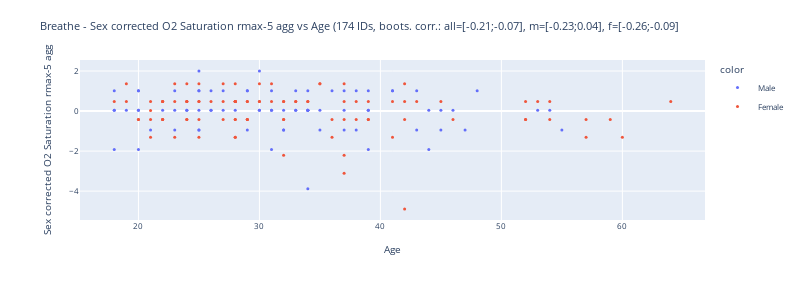

The cell this chart's notebook holds for it:
### Code cell
col = "mean FEV1 % Predicted"
col = "Predicted FEV1"
# col = 'mean FEV1'
col = "Height"
col = "Age"

O2_sat_is_sex_corrected = True
# O2_sat_is_sex_corrected = False

n = 5
O2_type = "mean"
O2_type = f"rmax-{n}"
O2_colname = (
    f"Sex corrected O2 Saturation {O2_type} agg"
    if O2_sat_is_sex_corrected
    else f"O2 Saturation {O2_type} agg"
)

# Get the FEV1 % Predicted for the each patient
sexes = df.groupby("ID")["Sex"].first()
heights = df.groupby("ID")["Height"].first()
ages = df.groupby("ID")["Age"].first()

# Create a df with means and fev1
df_agg = pd.DataFrame({"ID": sexes.index, "Sex": sexes, "Height": heights, "Age": ages})


def get_rmax(s_O2_Saturation_for_ID):
    return s_O2_Saturation_for_ID.nlargest(n).iloc[-1]


def apply_correction(row, mean_m, mean_f, std_m, std_f, O2_colname):
    if row.Sex == "Male":
        return (row[O2_colname] - mean_m) / std_m
    if row.Sex == "Female":
        return (row[O2_colname] - mean_f) / std_f


def correct_O2_Saturation_for_sex(df, O2_colname):
    O2_Saturation_mean_m = df[df.Sex == "Male"][O2_colname].mean()
    O2_Saturation_mean_f = df[df.Sex == "Female"][O2_colname].mean()
    O2_Saturation_std_m = df[df.Sex == "Male"][O2_colname].std()
    O2_Saturation_std_f = df[df.Sex == "Female"][O2_colname].std()

    return df.apply(
        lambda row: apply_correction(
            row,
            O2_Saturation_mean_m,
            O2_Saturation_mean_f,
            O2_Saturation_std_m,
            O2_Saturation_std_f,
            O2_colname,
        ),
        axis=1,
    )


df_agg["Predicted FEV1"] = df.groupby("ID")["Predicted FEV1"].first()
df_agg["mean FEV1 % Predicted"] = df.groupby("ID")["FEV1 % Predicted"].mean()
df_agg[f"O2 Saturation rmax-{n} agg"] = df.groupby("ID")["O2 Saturation"].apply(
    get_rmax
)
df_agg[f"O2 Saturation mean agg"] = df.groupby("ID")["O2 Saturation"].mean()
df_agg[f"Sex corrected O2 Saturation {O2_type} agg"] = correct_O2_Saturation_for_sex(
    df_agg, f"O2 Saturation {O2_type} agg"
)

# Order by lung function variable
df_agg = df_agg.sort_values(by=col)

# Scatter plot of means
fig = px.scatter(x=df_agg[col], y=df_agg[O2_colname], color=df_agg.Sex)
# fig = px.scatter(x=df_agg[col], y=df_agg[f"O2_Saturation {O2_type} agg"], color=df_agg.Sex)
# Update font size
fig.update_layout(
    font=dict(
        size=8,
    ),
)


# Compute Pearson correlation coefficient
def calc_bootstrapped_corr(df, var1, var2, size=0.9, n=2000):
    """
    Calculate Pearson correlation coefficient by bootstrapping n times with 90% of the data
    """
    corr_all = []
    corr_m = []
    corr_f = []
    for i in range(n):
        sample_all = df.sample(frac=size)
        sample_m = sample_all[sample_all.Sex == "Male"]
        sample_f = sample_all[sample_all.Sex == "Female"]
        corr_all.append(sample_all[[var1, var2]].corr().loc[var1, var2])
        corr_m.append(sample_m[[var1, var2]].corr().loc[var1, var2])
        corr_f.append(sample_f[[var1, var2]].corr().loc[var1, var2])
    # Return max min string for corr_all, corr_m, corr_f
    return (
        f"[{round(np.min(corr_all), 2)};{round(np.max(corr_all), 2)}]",
        f"[{round(np.min(corr_m), 2)};{round(np.max(corr_m), 2)}]",
        f"[{round(np.min(corr_f), 2)};{round(np.max(corr_f), 2)}]",
    )


print(
    f"Calculating Bootstrapped Pearson correlation coefficients for {col} and {O2_colname}"
)
corr_all_range, corr_m_range, corr_f_range = calc_bootstrapped_corr(
    df_agg, col, O2_colname
)

# title = f"Breathe - {O2_colname} vs {col} ({len(df_agg)} individuals, Pearson corr: all={round(corr_all, 2)}, males={round(corr_m,2)}, females={round(corr_f,2)}"
title = f"Breathe - {O2_colname} vs {col} ({len(df_agg)} IDs, boots. corr.: all={corr_all_range}, m={corr_m_range}, f={corr_f_range}"

# Add Pearson correlation coefficient to title
fig.update_layout(title=title, width=800, height=300)
# Reduce marker size
fig.update_traces(marker=dict(size=3))
# Set axis labels
fig.update_xaxes(title_text=f"{col}")
# fig.update_xaxes(title_text=f'{len(df_agg)} individuals (ordered by FEV1 % Predicted)', showgrid=False, showticklabels=False)
# Put the x axis title on bottom
if O2_sat_is_sex_corrected:
    fig.update_yaxes(title_text=O2_colname)
if not (O2_sat_is_sex_corrected):
    fig.update_yaxes(
        range=[90, 101], nticks=10, title_text=f"O2_Saturation {O2_type} agg"
    )
fig.show()
# Save fig
# fig.write_image(f"{plotsdir}/Factors - {title}.pdf")

### Figure 1 — Plotly figure (JSON) as saved in the notebook; plotly's stock layout.template omitted (floating-point values rounded to 4 significant figures)
{"data": [{"hovertemplate": "color=Male<br>x=%{x}<br>y=%{y}<extra></extra>", "legendgroup": "Male", "marker": {"color": "#636efa", "size": 3, "symbol": "circle"}, "mode": "markers", "name": "Male", "orientation": "v", "showlegend": true, "type": "scatter", "x": [18, 18, 18, 18, 19, 20, 20, 20, 20, 20, 21, 22, 23, 23, 23, 24, 24, 25, 25, 25, 25, 25, 25, 26, 26, 26, 27, 27, 28, 29, 29, 29, 30, 30, 30, 31, 31, 31, 31, 32, 32, 32, 33, 33, 33, 34, 34, 34, 34, 34, 34, 35, 35, 36, 37, 37, 37, 38, 38, 39, 39, 39, 39, 41, 41, 43, 43, 44, 44, 45, 45, 46, 47, 48, 53, 54, 55], "xaxis": "x", "y": [0.03824, 0.03824, 1.02, -1.925, 0.03824, 0.03824, 0.03824, 1.02, 1.02, -1.925, -0.9433, 0.03824, 1.02, 0.03824, -0.9433, 0.03824, 0.03824, -0.9433, 2.001, -0.9433, 0.03824, 1.02, 1.02, 0.03824, 1.02, 0.03824, 1.02, 0.03824, 0.03824, 1.02, -0.9433, 1.02, 2.001, 0.03824, 0.03824, -1.925, 0.03824, 1.02, 0.03824, 0.03824, -0.9433, -0.9433, 0.03824, 0.03824, 1.02, 0.03824, -3.888, 0.03824, 0.03824, 1.02, 0.03824, 0.03824, -0.9433, 1.02, 1.02, -0.9433, 0.03824, 1.02, -0.9433, 0.03824, 0.03824, 1.02, -1.925, 1.02, 1.02, 1.02, -0.9433, 0.03824, -1.925, 0.03824, -0.9433, 0.03824, -0.9433, 1.02, 0.03824, 0.03824, -0.9433], "yaxis": "y"}, {"hovertemplate": "color=Female<br>x=%{x}<br>y=%{y}<extra></extra>", "legendgroup": "Female", "marker": {"color": "#EF553B", "size": 3, "symbol": "circle"}, "mode": "markers", "name": "Female", "orientation": "v", "showlegend": true, "type": "scatter", "x": [18, 19, 19, 20, 20, 21, 21, 21, 21, 22, 22, 22, 22, 22, 22, 23, 23, 23, 24, 24, 24, 24, 24, 24, 25, 25, 25, 25, 25, 26, 27, 27, 27, 28, 28, 28, 28, 28, 28, 28, 28, 28, 28, 28, 29, 29, 29, 29, 29, 30, 30, 30, 31, 31, 32, 32, 32, 32, 32, 33, 33, 34, 34, 35, 35, 36, 36, 37, 37, 37, 37, 37, 38, 38, 39, 39, 39, 41, 41, 42, 42, 42, 42, 43, 45, 46, 52, 52, 52, 53, 54, 54, 57, 57, 59, 60, 64], "xaxis": "x", "y": [0.4751, 0.4751, 1.37, -0.4197, -0.4197, -0.4197, 0.02767, -1.314, 0.4751, 0.4751, -0.4197, 0.4751, -0.4197, -0.4197, 0.4751, 0.4751, -1.314, 1.37, -0.4197, 0.4751, 0.4751, 1.37, 0.4751, -0.4197, 0.4751, -1.314, 1.37, 0.4751, -0.4197, 0.4751, -0.4197, 0.4751, 1.37, 0.4751, -1.314, -0.4197, 0.4751, 0.4751, -0.4197, 0.4751, 0.4751, 0.4751, -1.314, 1.37, -0.4197, -0.4197, 0.4751, -0.4197, 0.4751, 0.4751, 0.4751, 1.37, 0.4751, 1.37, -0.4197, 0.4751, -2.209, 0.4751, -0.4197, 0.4751, 0.4751, 0.4751, 0.4751, 1.37, 1.37, -0.4197, -1.314, -0.4197, 1.37, -2.209, 0.4751, -3.104, 0.4751, -0.4197, 0.4751, -0.4197, -0.4197, 0.4751, -1.314, -0.4197, -4.894, 0.4751, 1.37, 0.4751, 0.4751, -0.4197, -0.4197, -0.4197, 0.4751, 0.4751, -0.4197, 0.4751, -0.4197, -1.314, -0.4197, -1.314, 0.4751], "yaxis": "y"}], "layout": {"font": {"size": 8}, "height": 300, "legend": {"title": {"text": "color"}, "tracegroupgap": 0}, "margin": {"t": 60}, "title": {"text": "Breathe - Sex corrected O2 Saturation rmax-5 agg vs Age (174 IDs, boots. corr.: all=[-0.21;-0.07], m=[-0.23;0.04], f=[-0.26;-0.09]"}, "width": 800, "xaxis": {"anchor": "y", "domain": [0, 1], "title": {"text": "Age"}}, "yaxis": {"anchor": "x", "domain": [0, 1], "title": {"text": "Sex corrected O2 Saturation rmax-5 agg"}}}}
